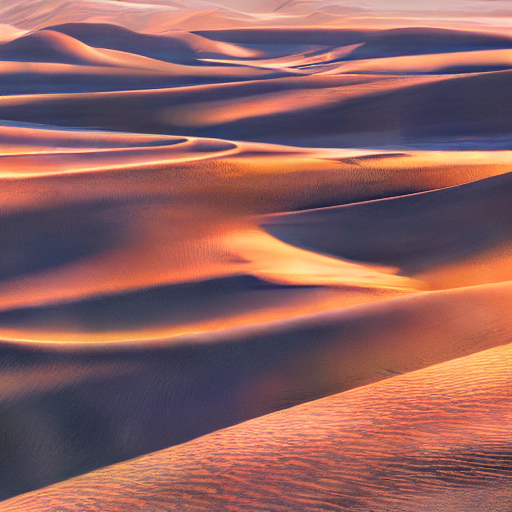
#> input picture llm_thalamus/stable-diffusion/test_sd15_diag.png, 512 x 512 px
$ python test_opencv.py
#> lines starting #> are read from the running program, lines starting #| are printed output that depends on the picture
import cv2
import pytesseract

def process_image(image_path):
    # Load the image
#> called with image_path = 'test_sd15_diag.png'
    img = cv2.imread(image_path)
#> img is the input picture: shape (512, 512, 3); mean B, G, R 95.9, 97, 143.1

    # Convert to grayscale for OCR (pytesseract requires this format)
    gray_img = cv2.cvtColor(img, cv2.COLOR_BGR2GRAY)
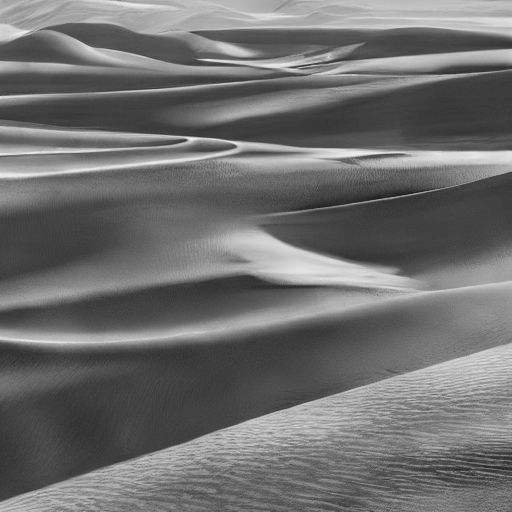
#> gray_img: shape (512, 512); min 22, max 239, mean 110.7

    # Use OCR to extract text from the image
#> (the run stopped early here; a loop or call above may not have finished)

$ run again, with llm_thalamus/stable-diffusion/test_sd15_gpu.png copied over llm_thalamus/stable-diffusion/test_sd15_diag.png
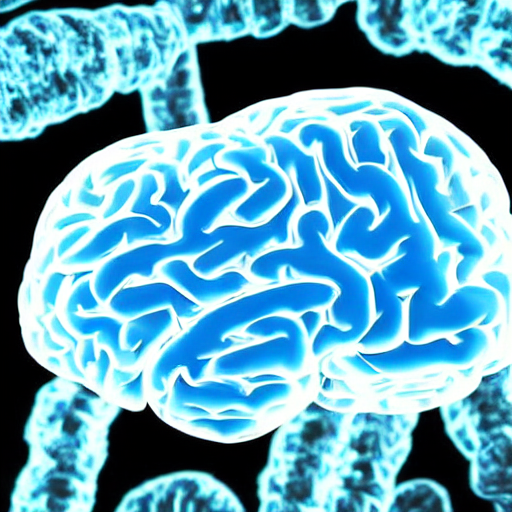
#> input picture llm_thalamus/stable-diffusion/test_sd15_gpu.png, 512 x 512 px
#> in process_image, img is the input picture: shape (512, 512, 3); mean B, G, R 186.9, 162.5, 97.3
#> in process_image, `gray_img = cv2.cvtColor(img, cv2.COLOR_BGR2GRAY)`:
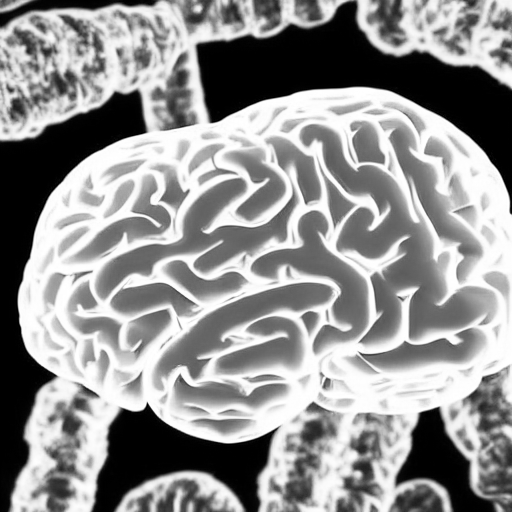
#> gray_img: shape (512, 512); min 0, max 255, mean 145.8
